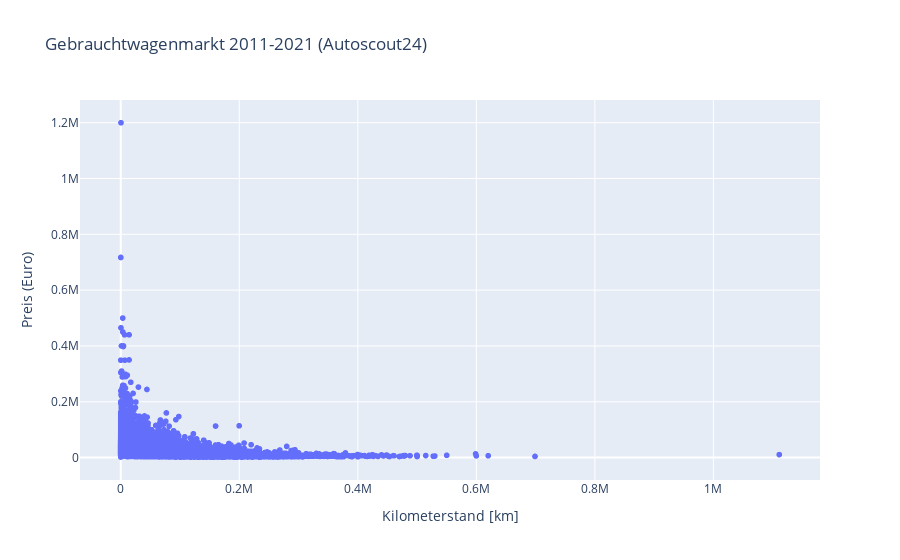

The notebook cell saved with this chart:
### Code cell
import plotly.express as px

# extract data
x_km = data.loc[:, 'mileage'].values
y = data.loc[:, 'price'].values

fig = px.scatter(data, x = 'mileage', y = 'price', title='Gebrauchtwagenmarkt 2011-2021 (Autoscout24)')
fig.update_layout(
    xaxis_title = 'Kilometerstand [km]',
    yaxis_title = 'Preis (Euro)'
)
fig.show()

### Figure 1 — Plotly figure (JSON) as saved in the notebook; plotly's stock layout.template omitted (floating-point values rounded to 4 significant figures; data arrays with more than 128 entries replaced by an {"elided": "..."} marker saying what was removed)
{"data": [{"hovertemplate": "mileage=%{x}<br>price=%{y}<extra></extra>", "legendgroup": "", "marker": {"color": "#636efa", "symbol": "circle"}, "mode": "markers", "name": "", "showlegend": false, "type": "scattergl", "x": {"elided": "46071 int values"}, "xaxis": "x", "y": {"elided": "46071 int values"}, "yaxis": "y"}], "layout": {"legend": {"tracegroupgap": 0}, "title": {"text": "Gebrauchtwagenmarkt 2011-2021 (Autoscout24)"}, "xaxis": {"anchor": "y", "domain": [0, 1], "title": {"text": "Kilometerstand [km]"}}, "yaxis": {"anchor": "x", "domain": [0, 1], "title": {"text": "Preis (Euro)"}}}}
